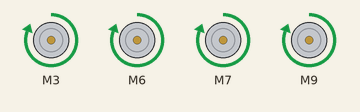
Recording of a sketch running on a simulated Arduino Uno, built with avr-gcc and run on an emulated ATmega328P. Parts: 4 × DC motor (green arrow = forward, orange = backward, longer = faster).

Above: at 0.1 s.
Timing chart, 0 to 1.6 s (numbered marks = the images above):
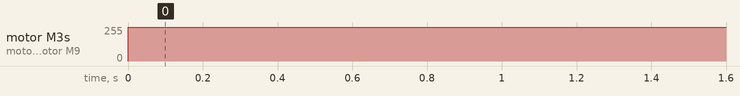

The sketch:

SpeedMod.ino
```cpp
 #include "CytronMotorDriver.h"

int currentSpeed;
// Configure the motor driver.
CytronMD motor(PWM_DIR, 3, 4);  // PWM = Pin 3, DIR = Pin 4.
CytronMD motor1(PWM_DIR, 6, 5); // pin 5 on duino is enable 6 is direction
CytronMD motor2(PWM_DIR, 7, 8);
CytronMD motor3(PWM_DIR, 9, 10);

void initialize() {
  currentSpeed = 255;
  motor.setSpeed(currentSpeed);
  motor1.setSpeed(currentSpeed);
  motor2.setSpeed(currentSpeed);
  motor3.setSpeed(currentSpeed);
}

void changeSpeed(int speed) {
  motor.setSpeed(speed);
  motor1.setSpeed(speed);
  motor2.setSpeed(speed);
  motor3.setSpeed(speed);
  currentSpeed = speed;
}

void changeDirection() {
  currentSpeed *= -1;
  motor.setSpeed(currentSpeed);
  motor1.setSpeed(currentSpeed);
  motor2.setSpeed(currentSpeed);
  motor3.setSpeed(currentSpeed);

}

void stop() {
  currentSpeed = 0;
  motor.setSpeed(currentSpeed);
  motor1.setSpeed(currentSpeed);
  motor2.setSpeed(currentSpeed);
  motor3.setSpeed(currentSpeed);
}

void turnLeft() {
  motor.setSpeed(-currentSpeed);
  motor1.setSpeed(-currentSpeed);
  motor2.setSpeed(currentSpeed);
  motor3.setSpeed(currentSpeed);
}

void turnRight() {
  motor.setSpeed(currentSpeed);
  motor1.setSpeed(currentSpeed);
  motor2.setSpeed(-currentSpeed);
  motor3.setSpeed(-currentSpeed);
}

// The setup routine runs once when you press reset.
void setup() {

}


// The loop routine runs over and over again forever.
void loop() {
  initialize();
  delay(1000);

}
```

Measured:
- by itself, motor M3, motor M6, motor M7, motor M9: stopped → forward 255/255 at 0.00 s
